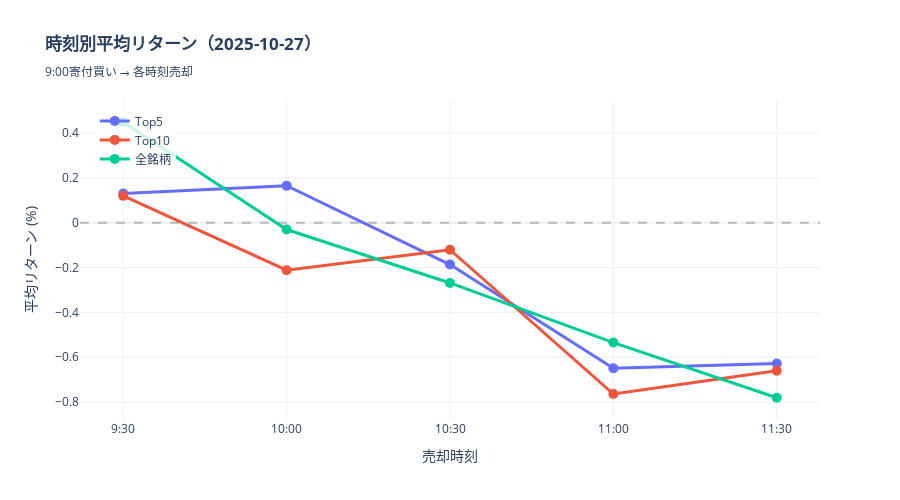

Write notebook code for a chart like this one.
### Markdown cell above
## 5. ビジュアライゼーション

### Code cell
# グラフ1: 時刻別平均リターン（グループ比較）
time_points = list(TIME_SLOTS.keys())
time_labels = ['9:30', '10:00', '10:30', '11:00', '11:30']

fig_returns = go.Figure()

for idx, row in df_stats.iterrows():
    returns = [row[f'{t}_avg'] for t in time_points]
    
    fig_returns.add_trace(go.Scatter(
        x=time_labels,
        y=returns,
        mode='lines+markers',
        name=row['group'],
        line=dict(width=3),
        marker=dict(size=10)
    ))

fig_returns.add_hline(y=0, line_dash="dash", line_color="gray", opacity=0.5)

fig_returns.update_layout(
    title=f'<b>時刻別平均リターン（{TARGET_DATE}）</b><br><sub>9:00寄付買い → 各時刻売却</sub>',
    xaxis_title='売却時刻',
    yaxis_title='平均リターン (%)',
    height=500,
    hovermode='x unified',
    legend=dict(x=0.02, y=0.98, bgcolor='rgba(255,255,255,0.8)')
)

fig_returns.show()

### Figure 1 — Plotly figure (JSON) as saved in the notebook; plotly's stock layout.template omitted (floating-point values rounded to 4 significant figures)
{"data": [{"line": {"width": 3}, "marker": {"size": 10}, "mode": "lines+markers", "name": "Top5", "type": "scatter", "x": ["9:30", "10:00", "10:30", "11:00", "11:30"], "y": [0.1302, 0.1655, -0.1863, -0.6488, -0.6279]}, {"line": {"width": 3}, "marker": {"size": 10}, "mode": "lines+markers", "name": "Top10", "type": "scatter", "x": ["9:30", "10:00", "10:30", "11:00", "11:30"], "y": [0.1201, -0.2117, -0.1202, -0.7642, -0.6603]}, {"line": {"width": 3}, "marker": {"size": 10}, "mode": "lines+markers", "name": "全銘柄", "type": "scatter", "x": ["9:30", "10:00", "10:30", "11:00", "11:30"], "y": [0.4486, -0.03018, -0.2685, -0.5345, -0.7808]}], "layout": {"height": 500, "hovermode": "x unified", "legend": {"bgcolor": "rgba(255,255,255,0.8)", "x": 0.02, "y": 0.98}, "shapes": [{"line": {"color": "gray", "dash": "dash"}, "opacity": 0.5, "type": "line", "x0": 0, "x1": 1, "xref": "x domain", "y0": 0, "y1": 0, "yref": "y"}], "title": {"text": "<b>時刻別平均リターン（2025-10-27）</b><br><sub>9:00寄付買い → 各時刻売却</sub>"}, "xaxis": {"title": {"text": "売却時刻"}}, "yaxis": {"title": {"text": "平均リターン (%)"}}}}
